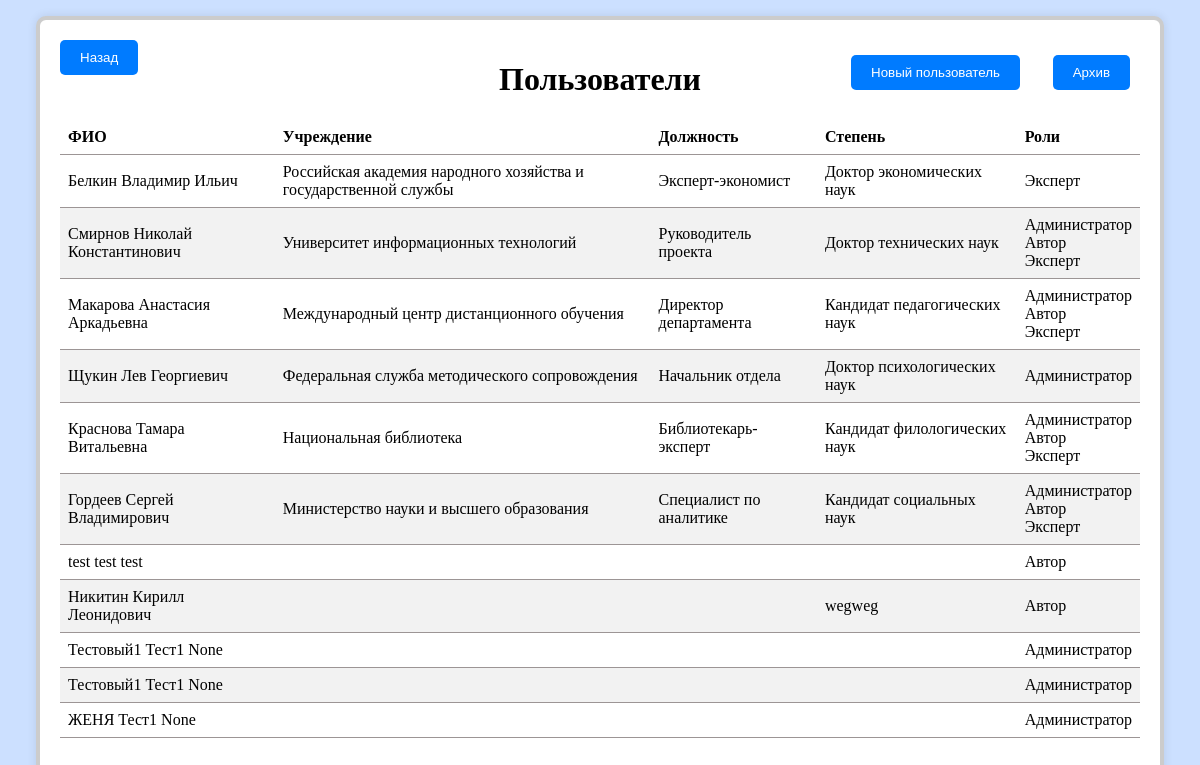
Before: /polzovateli with the older database file.
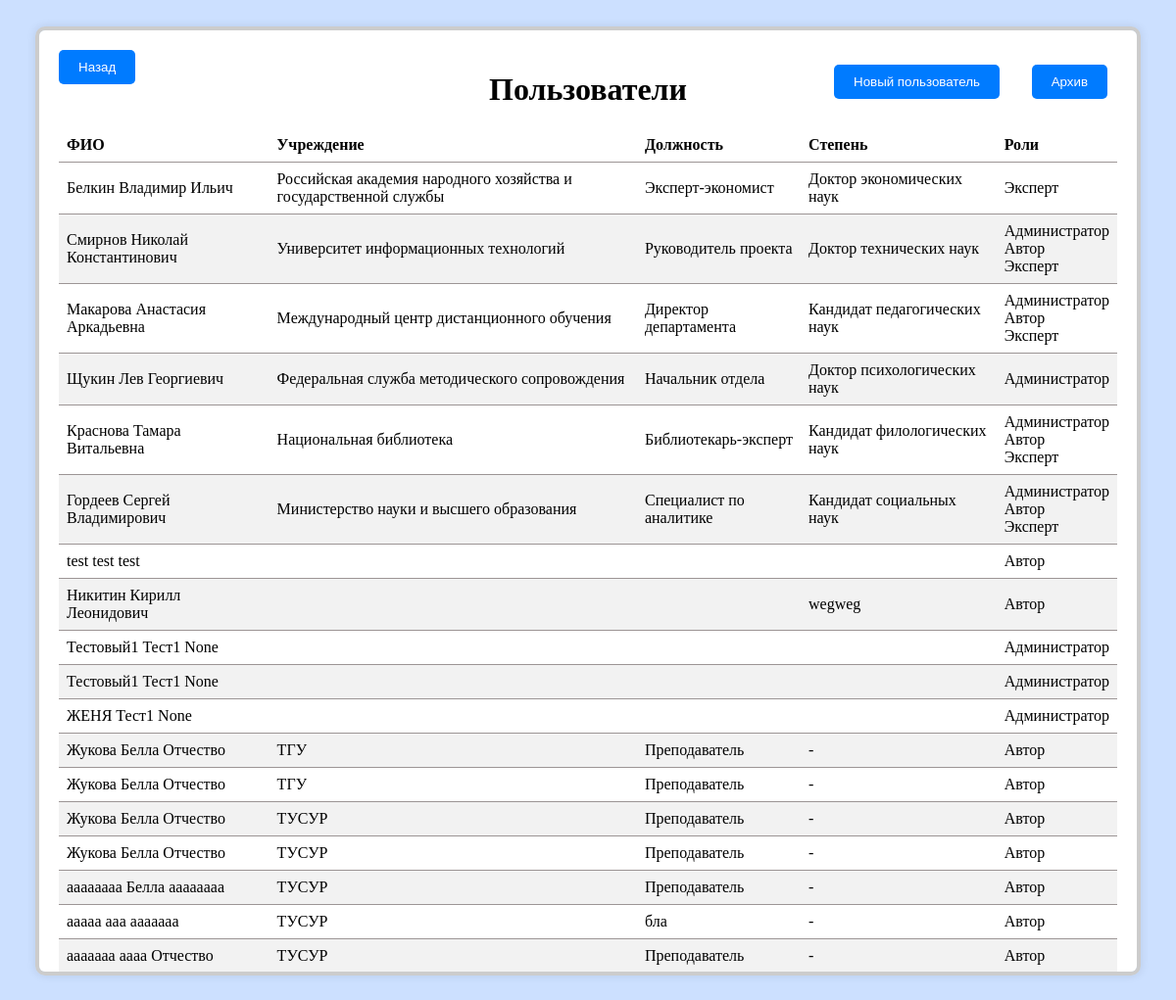
After: the same page with the newer database file.
### tables this page shows
CREATE TABLE "users" (
	"user_id"	INTEGER,
	"username"	VARCHAR(50) UNIQUE,
	"password"	VARCHAR(100),
	"role_admin"	BOOLEAN DEFAULT FALSE,
	"role_author"	BOOLEAN DEFAULT FALSE,
	"role_expert"	BOOLEAN DEFAULT FALSE,
	"first_name"	VARCHAR(50),
	"last_name"	VARCHAR(50),
	"middle_name"	VARCHAR(50),
	"email"	VARCHAR(100) NOT NULL UNIQUE,
	"phone_number"	VARCHAR(20) UNIQUE,
	"institution"	VARCHAR(100),
	"position"	VARCHAR(100),
	"subjects_taught"	TEXT,
	"academic_degree"	VARCHAR(100),
	"academic_rank"	VARCHAR(100),
	PRIMARY KEY("user_id" AUTOINCREMENT)
);

### flaskr.py (the view)
@app.route('/polzovateli')
def polzovateli():
    db = get_db()
    cursor = db.execute('''
        SELECT
            u.user_id,
            u.first_name,
            u.middle_name,
            u.last_name,
            u.institution,
            u.position,
            u.academic_degree,
            u.email,
            u.phone_number,
            u.username,
            u.password,
            (
                SELECT GROUP_CONCAT(role_text, '<br />')
                FROM (
                    SELECT 'Администратор' AS role_text WHERE u.role_admin = TRUE UNION ALL
                    SELECT 'Автор' AS role_text WHERE u.role_author = TRUE UNION ALL
                    SELECT 'Эксперт' AS role_text WHERE u.role_expert = TRUE
                )
            ) AS roles
        FROM users u
        WHERE u.role_admin OR u.role_author OR u.role_expert
    ''')
    users = []
    for row in cursor.fetchall():
        user = dict(row)
        user['roles'] = user['roles'].split('<br />')
        users.append(user)
    return render_template('ADMINSISTEM/knopka-polzovateli.html', users=users)

### flaskr.py (called while the page is built)
def connect_db():
    Path(DATABASE).parent.mkdir(parents=True, exist_ok=True)
    conn = sqlite3.connect('database.db')
    conn.row_factory = sqlite3.Row  # Результат будет представлен в виде словаря
    return conn

def get_db():
    db = getattr(g, '_database', None)
    if db is None:
        db = g._database = connect_db()
    return db

@app.before_request
def load_logged_in_user():
    user_id = session.get('user_id')
    if user_id is None:
        g.user = None
    else:
        db = get_db()
        g.user = db.execute(
            'SELECT * FROM users WHERE user_id = ?', (user_id,)
        ).fetchone()

### templates/ADMINSISTEM/knopka-polzovateli.html (shortened to what this page needs)
<!DOCTYPE html>
<html lang="ru">
<head>
</head>
<body>
<div class="window">
    <button class="back-button primary-button" onclick="history.back()">Назад</button>
    <h1 style="text-align:center;">Пользователи</h1>
    <button id="new-user-btn" onclick="openNewUserForm()" style="float:right;margin-top: -65px; margin-right: 120px;">Новый пользователь</button>
    <button id="archive-btn" onclick="goToArchive()" style="float:right;margin-top: -65px;">Архив</button>
    <table>
        <thead>
            <tr>
                <th>ФИО</th>
                <th>Учреждение</th>
                <th>Должность</th>
                <th>Степень</th>
                <th>Роли</th>
            </tr>
        </thead>
        <tbody>
            {% for user in users %}
            <tr class="row-clickable" data-user='{"user_id": "{{ user.user_id }}", "last_name":"{{ user.last_name }}", "first_name":"{{ user.first_name }}", "middle_name":"{{ user.middle_name }}", "email":"{{ user.email }}", "phone_number":"{{ user.phone_number }}", "username":"{{ user.username }}", "password":"{{ user.password }}", "institution":"{{ user.institution }}", "position":"{{ user.position }}", "subjects_taught":["{{ user.subjects_taught|join(',') }}"], "academic_degree":"{{ user.academic_degree }}", "roles":["{{ user.roles|join(',') }}"]}'>
                <td>{{ user.last_name }} {{ user.first_name }} {{ user.middle_name }}</td>
                <td>{{ user.institution }}</td>
                <td>{{ user.position }}</td>
                <td>{{ user.academic_degree }}</td>
                <td>{% for role in user.roles %}{{ role }}<br />{% endfor %}</td>
            </tr>
            {% endfor %}
        </tbody>
    </table>
</div>
</body>
</html>

Changed rows visible on the page:
added users: last_name "Жукова", first_name "Белла", middle_name "Отчество", institution "ТГУ", position "Преподаватель", academic_degree "-", roles "Автор"
added users: last_name "Жукова", first_name "Белла", middle_name "Отчество", institution "ТГУ", position "Преподаватель", academic_degree "-", roles "Автор"
added users: last_name "Жукова", first_name "Белла", middle_name "Отчество", institution "ТУСУР", position "Преподаватель", academic_degree "-", roles "Автор"
added users: last_name "Жукова", first_name "Белла", middle_name "Отчество", institution "ТУСУР", position "Преподаватель", academic_degree "-", roles "Автор"
added users: last_name "aaaaaaaa", first_name "Белла", middle_name "aaaaaaaa", institution "ТУСУР", position "Преподаватель", academic_degree "-", roles "Автор"
added users: last_name "ааааа", first_name "ааа", middle_name "ааааааа", institution "ТУСУР", position "бла", academic_degree "-", roles "Автор"
added users: last_name "ааааааа", first_name "аааа", middle_name "Отчество", institution "ТУСУР", position "Преподаватель", academic_degree "-", roles "Автор"
